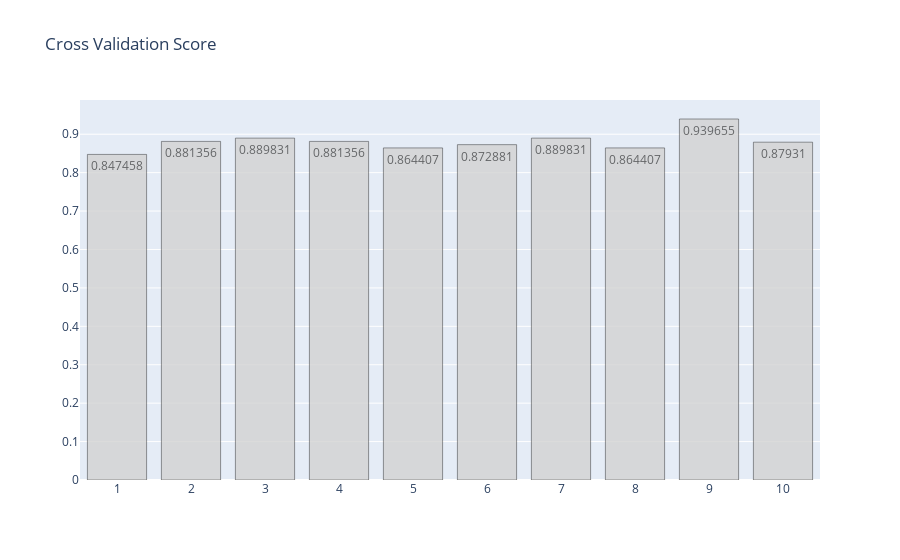

Here is the notebook cell this chart was saved with:
### Code cell
trace = go.Bar(y = scores, x = list(range(1,11)), orientation = 'v',opacity = 0.8, text=scores.round(6), textposition='inside',width=0.8,marker=dict(color = 'lightgrey', line=dict(color='black',width=0.5)))

layout = dict(title = "Cross Validation Score", xaxis = dict(tickmode = 'linear',tick0 = 1,dtick = 1))
                    
fig = dict(data = [trace], layout=layout)

py.iplot(fig)

### Figure 1 — Plotly figure (JSON) as saved in the notebook; plotly's stock layout.template omitted (floating-point values rounded to 4 significant figures)
{"data": [{"marker": {"color": "lightgrey", "line": {"color": "black", "width": 0.5}}, "opacity": 0.8, "orientation": "v", "text": [0.8475, 0.8814, 0.8898, 0.8814, 0.8644, 0.8729, 0.8898, 0.8644, 0.9397, 0.8793], "textposition": "inside", "type": "bar", "width": 0.8, "x": [1, 2, 3, 4, 5, 6, 7, 8, 9, 10], "y": [0.8475, 0.8814, 0.8898, 0.8814, 0.8644, 0.8729, 0.8898, 0.8644, 0.9397, 0.8793]}], "layout": {"autosize": true, "title": {"text": "Cross Validation Score"}, "xaxis": {"autorange": true, "dtick": 1, "range": [0.5, 10.5], "tick0": 1, "tickmode": "linear", "type": "linear"}, "yaxis": {"autorange": true, "range": [0, 0.9891], "type": "linear"}}}
